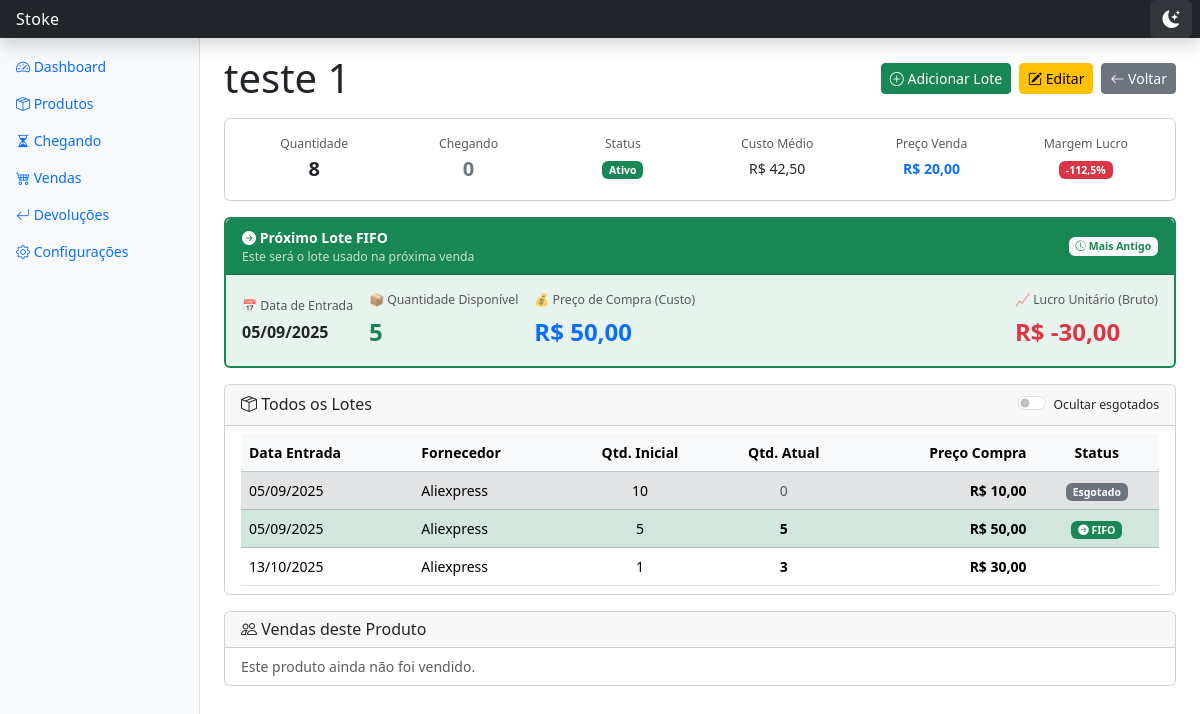
The page /produtos/1/ on the database its author committed.
### inventario/models.py (models this page shows, shortened)
class Produto(models.Model):
    nome = models.CharField(max_length=255)
    descricao = models.TextField(blank=True, null=True)
    imagem = models.ImageField(upload_to='produtos/', blank=True, null=True)
    ativo = models.BooleanField(default=True)
    fornecedor = models.ForeignKey(Fornecedor, on_delete=models.PROTECT, related_name='produtos', null=True, blank=True)
    preco_venda = models.DecimalField('Preço de Venda', max_digits=10, decimal_places=2, null=True, blank=True)
    @property
    def quantidade_total(self):
        return self.lotes.aggregate(total=Sum('quantidade_atual'))['total'] or 0
    @property
    def custo_medio_ponderado(self):
        lotes = self.lotes.filter(quantidade_atual__gt=0)
        if not lotes.exists():
            return Decimal('0.00')
        custo_total = sum(lote.quantidade_atual * lote.preco_compra for lote in lotes)
        quantidade_total = sum(lote.quantidade_atual for lote in lotes)
        if quantidade_total == 0:
            return Decimal('0.00')
        return custo_total / quantidade_total
    @property
    def margem_lucro(self):
        if not self.preco_venda or self.custo_medio_ponderado == 0:
            return Decimal('0.00')
        return ((self.preco_venda - self.custo_medio_ponderado) / self.preco_venda) * 100
    @property
    def quantidade_chegando(self):
        from django.db.models import Sum as SumAgg
        ProdutoCh = self.__class__.__module__.split('.')[0]
        try:
            return ProdutoChegando.objects.filter(
                nome__iexact=self.nome,
                incluido_estoque=False
            ).aggregate(total=SumAgg('quantidade'))['total'] or 0
        except:
            return 0

class Lote(models.Model):
    produto = models.ForeignKey(Produto, related_name='lotes', on_delete=models.CASCADE)
    quantidade_inicial = models.PositiveIntegerField()
    quantidade_atual = models.PositiveIntegerField()
    preco_compra = models.DecimalField(max_digits=10, decimal_places=2)
    data_entrada = models.DateTimeField(default=timezone.now)

class Fornecedor(models.Model):
    nome = models.CharField(max_length=255)
    class Meta:
        verbose_name_plural = 'Fornecedores'

### inventario/views.py (the view)
# urls.py: path('produtos/<int:pk>/', views.detalhar_produto, name='detalhar_produto'),
def detalhar_produto(request, pk):
    config = Configuracao.objects.first()
    produto = get_object_or_404(Produto, pk=pk)
    lote_fifo = produto.lotes.filter(quantidade_atual__gt=0).order_by('data_entrada').first()
    lucro_unitario_fifo = None
    if lote_fifo and produto.preco_venda:
        lucro_unitario_fifo = produto.preco_venda - lote_fifo.preco_compra
    context = {
        'produto': produto,
        'config': config,
        'lote_fifo': lote_fifo,
        'lucro_unitario_fifo': lucro_unitario_fifo
    }
    return render(request, 'inventario/detalhar_produto.html', context)

### inventario/templates/inventario/detalhar_produto.html (shortened to what this page needs)
{% extends 'inventario/base.html' %}
{% block content %}
<div class="row align-items-center mb-3">
    <div class="col-12 col-md-6">
        <h1 class="mb-2 mb-md-0">{{ produto.nome }}</h1>
    </div>
    <div class="col-12 col-md-6">
        <div class="d-flex flex-wrap gap-2 justify-content-md-end">
            <a href="{% url 'inventario:adicionar_estoque' pk=produto.pk %}" class="btn btn-success btn-sm">
                <i class="bi bi-plus-circle"></i> <span class="d-none d-sm-inline">Adicionar Lote</span>
            </a>
            <a href="{% url 'inventario:editar_produto' pk=produto.pk %}" class="btn btn-warning btn-sm">
                <i class="bi bi-pencil-square"></i> <span class="d-none d-sm-inline">Editar</span>
            </a>
            <button onclick="window.history.back()" class="btn btn-secondary btn-sm">
                <i class="bi bi-arrow-left"></i> <span class="d-none d-sm-inline">Voltar</span>
            </button>
        </div>
    </div>
</div>
<div class="card mb-3">
    <div class="card-body py-2 py-md-3">
        <div class="row g-2">
            <div class="col-4 col-md-4 col-lg-2">
                <div class="text-center">
                    <small class="text-muted d-block">Quantidade</small>
                    <p class="fs-5 mb-0 fw-bold">{{ produto.quantidade_total }}</p>
                </div>
            </div>
            <div class="col-4 col-md-4 col-lg-2">
                <div class="text-center">
                    <small class="text-muted d-block">Chegando</small>
                    {% with chegando=produto.quantidade_chegando|default:0 %}
                        <p class="fs-5 mb-0 fw-bold {% if chegando > 0 %}text-info{% else %}text-secondary{% endif %}">
                            {{ chegando }}
                        </p>
                    {% endwith %}
                </div>
            </div>
            <div class="col-4 col-md-4 col-lg-2">
                <div class="text-center">
                    <small class="text-muted d-block">Status</small>
                    <p class="mb-0 mt-1">
                        {% if produto.ativo %}
                            <span class="badge bg-success">Ativo</span>
                        {% else %}
                            <span class="badge bg-secondary">Inativo</span>
                        {% endif %}
                    </p>
                </div>
            </div>
            <div class="col-4 col-md-4 col-lg-2">
                <div class="text-center">
                    <small class="text-muted d-block">Custo Médio</small>
                    <p class="mb-0 mt-1">R$ {{ produto.custo_medio_ponderado|floatformat:2 }}</p>
                </div>
            </div>
            <div class="col-4 col-md-4 col-lg-2">
                <div class="text-center">
                    <small class="text-muted d-block">Preço Venda</small>
                    <p class="mb-0 mt-1 fw-bold text-primary">R$ {{ produto.preco_venda|floatformat:2 }}</p>
                </div>
            </div>
            <div class="col-4 col-md-4 col-lg-2">
                <div class="text-center">
                    <small class="text-muted d-block">Margem Lucro</small>
                    <p class="mb-0 mt-1">
                        {% if produto.margem_lucro is not None %}
                            <span class="badge {% if produto.margem_lucro >= config.margem_lucro_ideal %}bg-success{% else %}bg-danger{% endif %}">
                                {{ produto.margem_lucro|floatformat:1 }}%
                            </span>
                        {% else %}
                            <span class="badge bg-secondary">N/A</span>
                        {% endif %}
                    </p>
                </div>
            </div>
        </div>
    </div>
</div>
{% if lote_fifo and produto.lotes.count > 1 %}
<div class="card border-success border-2 mb-3 d-none d-md-block fifo-highlight-card">
    <div class="card-header bg-success text-white py-2 d-flex align-items-center justify-content-between">
        <div>
            <i class="bi bi-arrow-right-circle-fill"></i> <strong>Próximo Lote FIFO</strong>
            <small class="d-block opacity-75">Este será o lote usado na próxima venda</small>
        </div>
        <span class="badge bg-light text-success"><i class="bi bi-clock-history"></i> Mais Antigo</span>
    </div>
    <div class="card-body bg-success bg-opacity-10 py-3">
        <div class="row align-items-center g-3 text-center text-md-start">
            <div class="col-12 col-md-auto">
                <small class="text-muted d-block mb-1">📅 Data de Entrada</small>
                <strong class="fs-6">{{ lote_fifo.data_entrada|date:"d/m/Y" }}</strong>
            </div>
            <div class="col-6 col-md-auto">
                <small class="text-muted d-block mb-1">📦 Quantidade Disponível</small>
                <strong class="text-success fs-4">{{ lote_fifo.quantidade_atual }}</strong>
            </div>
            <div class="col-6 col-md-auto">
                <small class="text-muted d-block mb-1">💰 Preço de Compra (Custo)</small>
                <strong class="text-primary fs-4">R$ {{ lote_fifo.preco_compra|floatformat:2 }}</strong>
            </div>
            {% if lucro_unitario_fifo %}
            <div class="col-12 col-md-auto ms-md-auto">
                <small class="text-muted d-block mb-1">📈 Lucro Unitário (Bruto)</small>
                <strong class="{% if lucro_unitario_fifo > 0 %}text-success{% else %}text-danger{% endif %} fs-4">
                    R$ {{ lucro_unitario_fifo|floatformat:2 }}
                </strong>
            </div>
            {% endif %}
        </div>
    </div>
</div>
{% endif %}
<div class="card">
    <div class="card-header py-2 d-flex justify-content-between align-items-center">
        <h6 class="mb-0"><i class="bi bi-box-seam"></i> Todos os Lotes</h6>
        <div class="form-check form-switch mb-0">
            <input class="form-check-input" type="checkbox" id="ocultarEsgotados">
            <label class="form-check-label small" for="ocultarEsgotados">
                Ocultar esgotados
            </label>
        </div>
    </div>
    <div class="card-body py-2">
        {% if produto.lotes.all %}
            <div class="table-responsive d-none d-md-block">
                <table class="table table-hover mb-0">
                    <thead class="table-light">
                        <tr>
                            <th>Data Entrada</th>
                            <th>Fornecedor</th>
                            <th class="text-center">Qtd. Inicial</th>
                            <th class="text-center">Qtd. Atual</th>
                            <th class="text-end">Preço Compra</th>
                            <th class="text-center">Status</th>
                        </tr>
                    </thead>
                    <tbody>
                        {% for lote in produto.lotes.all|dictsort:"data_entrada" %}
                        <tr class="lote-row {% if lote.quantidade_atual == 0 %}lote-esgotado table-secondary text-muted{% elif lote == lote_fifo %}table-success{% endif %}" data-esgotado="{% if lote.quantidade_atual == 0 %}true{% else %}false{% endif %}">
                            <td>{{ lote.data_entrada|date:"d/m/Y" }}</td>
                            <td>{{ produto.fornecedor.nome|default:"N/A" }}</td>
                            <td class="text-center">{{ lote.quantidade_inicial }}</td>
                            <td class="text-center">
                                <span class="{% if lote.quantidade_atual == 0 %}text-muted{% else %}fw-bold{% endif %}">
                                    {{ lote.quantidade_atual }}
                                </span>
                            </td>
                            <td class="text-end fw-bold">R$ {{ lote.preco_compra|floatformat:2 }}</td>
                            <td class="text-center">
                                {% if lote == lote_fifo %}
                                    <span class="badge bg-success">
                                        <i class="bi bi-arrow-right-circle-fill"></i> FIFO
                                    </span>
                                {% elif lote.quantidade_atual == 0 %}
                                    <span class="badge bg-secondary">Esgotado</span>
                                {% endif %}
                            </td>
                        </tr>
                        {% endfor %}
                    </tbody>
                </table>
            </div>
        {% endif %}
    </div>
</div>
<div class="card mt-3">
    <div class="card-header py-2">
        <h6 class="mb-0"><i class="bi bi-people"></i> Vendas deste Produto</h6>
    </div>
    <div class="card-body py-2">
            {% if vendas_do_produto %}
                <div class="table-responsive d-none d-md-block">
                    <table class="table table-sm table-hover mb-0">
                        <thead class="table-light">
                            <tr>
                                <th>Venda</th>
                                <th>Cliente</th>
                                <th class="text-center">Qtd.</th>
                                <th class="text-end">Total</th>
                            </tr>
                        </thead>
                        <tbody>
                            {% for item in vendas_do_produto %}
                            <tr>
                                <td><a href="{% url 'inventario:detalhar_venda' pk=item.venda.pk %}">#{{ item.venda.pk }}</a></td>
                                <td><small>{{ item.venda.cliente_nome|default:'—' }}</small></td>
                                <td class="text-center">{{ item.quantidade }}</td>
                                <td class="text-end fw-bold">R$ {{ item.subtotal|floatformat:2 }}</td>
                            </tr>
                            {% endfor %}
                        </tbody>
                    </table>
                </div>
                <div class="d-md-none">
                    {% for item in vendas_do_produto %}
                    <div class="card mb-2">
                        <div class="card-body p-2">
                            <div class="d-flex justify-content-between align-items-center">
                                <div class="flex-grow-1">
                                    <a href="{% url 'inventario:detalhar_venda' pk=item.venda.pk %}" class="fw-bold text-decoration-none">
                                        #{{ item.venda.pk }}
                                    </a>
                                    <span class="text-muted small">· {{ item.venda.cliente_nome|default:'—' }}</span>
                                </div>
                                <span class="badge bg-primary mx-2">{{ item.quantidade }}</span>
                                <strong class="text-success">R$ {{ item.subtotal|floatformat:2 }}</strong>
                            </div>
                        </div>
                    </div>
                    {% endfor %}
                </div>
            {% else %}
                <p class="text-muted mb-0">Este produto ainda não foi vendido.</p>
            {% endif %}
    </div>
 </div>
{% endblock %}

### inventario/templates/inventario/detalhar_produto.html (style rules this page uses)
.fifo-highlight-card { animation: pulseGlow 2s ease-in-out infinite; }

### inventario/templates/inventario/base.html (style rules this page uses)
body { font-size: .875rem; }
body, .card, .table, .sidebar, .form-control, .form-select, .btn, .badge, .alert { transition: background-color 0.3s ease, color 0.3s ease, border-color 0.3s ease; }

### rows shown on the page
Produto: nome "teste 1", quantidade_total "8", custo_medio_ponderado "42,50", preco_venda "20,00", margem_lucro "-112,5", fornecedor.nome "Aliexpress"
Lote: data_entrada "05/09/2025", quantidade_atual "5", preco_compra "50,00", quantidade_inicial "5", shows "FIFO"
Lote: data_entrada "05/09/2025", quantidade_inicial "10", quantidade_atual "0", preco_compra "10,00", shows "Esgotado"
Lote: data_entrada "13/10/2025", quantidade_inicial "1", quantidade_atual "3", preco_compra "30,00"

### other values the page prints
{{ chegando }} "0"
{{ lucro_unitario_fifo|floatformat:2 }} "-30,00"
